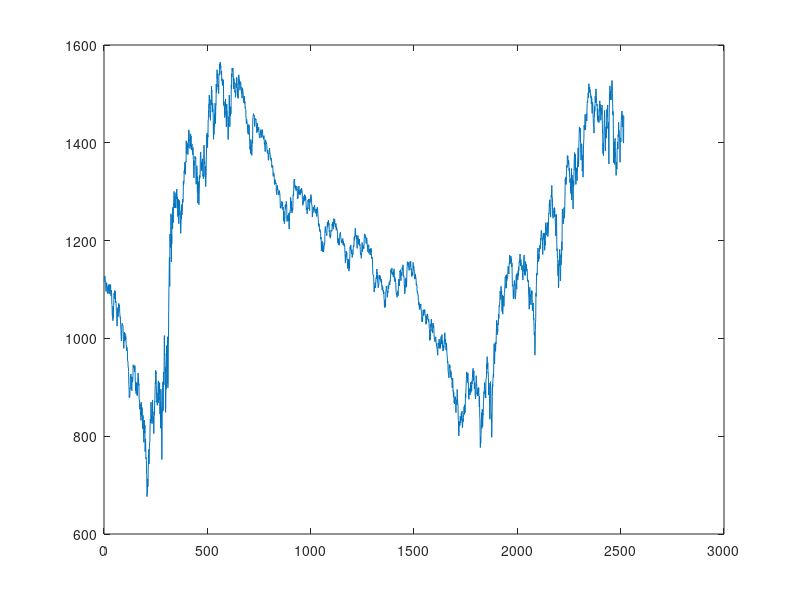

The MATLAB source for this figure:
stocks = csvread('sample_data.csv');
true_mean = 1200;
mean(stocks)
pause
std(stocks)
pause(3)
median(stocks)
max(stocks)-min(stocks)
true_mean=input('test mean: ')
mean((stocks - true_mean).^2)
plot(stocks)